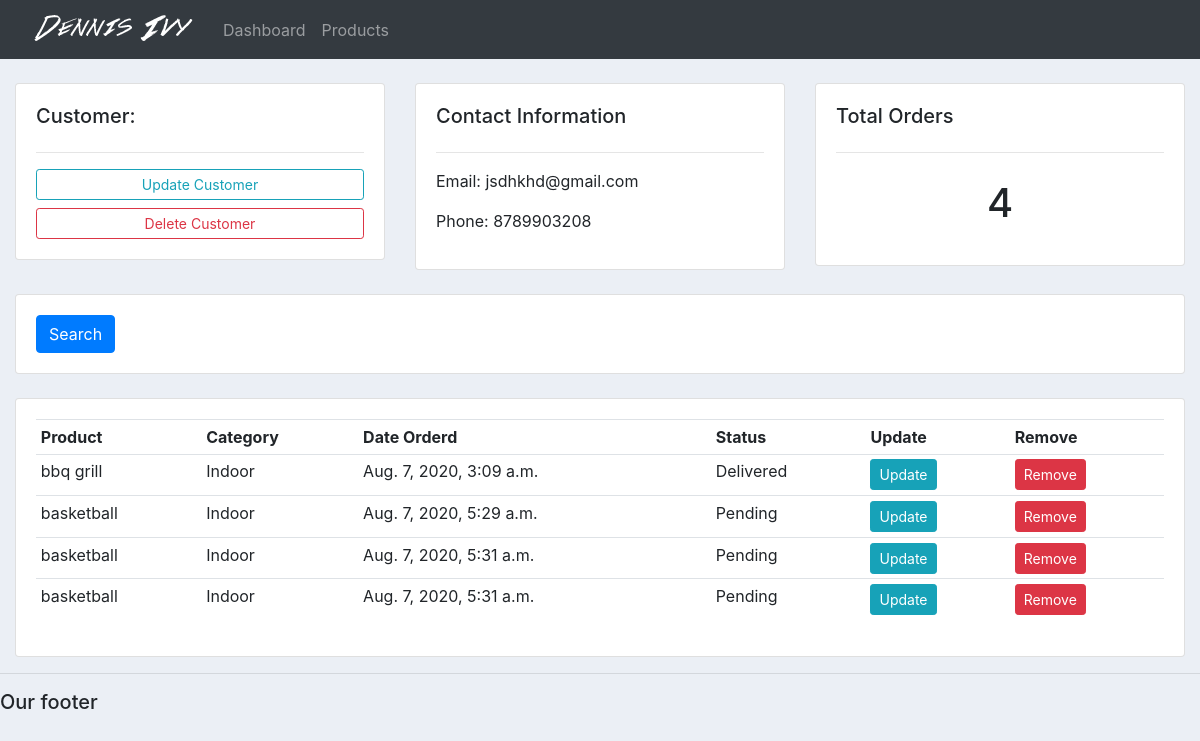
Screenshot of /customers/1/ with the database file from the repository.
### accounts/models.py (models this page shows, shortened)
class Customer(models.Model):
    name=models.CharField(max_length=200, null=True)
    phone=models.CharField(max_length=200, null=True)
    email=models.CharField(max_length=200, null=True)
    date_created=models.DateTimeField(auto_now_add=True, null=True)
    objects = models.Manager()

class Order(models.Model):
    STATUS = (
			('Pending', 'Pending'),
			('Out for delivery', 'Out for delivery'),
			('Delivered', 'Delivered'),
			)
    customer=models.ForeignKey(Customer,null=True,on_delete=models.SET_NULL)
    product=models.ForeignKey(Product,null=True,on_delete=models.SET_NULL)
    date_created=models.DateTimeField(auto_now_add=True, null=True)
    status=models.CharField(max_length=200, null=True,choices=STATUS)
    objects = models.Manager()

class Product(models.Model):
    CATEGORY = (
			('Indoor', 'Indoor'),
			('Out Door', 'Out Door'),
			)
    name=models.CharField(max_length=200, null=True)
    price=models.FloatField(null=True)
    category=models.CharField(max_length=200, null=True,choices=CATEGORY)
    description=models.CharField(max_length=200, null=True,blank=True)
    date_created=models.DateTimeField(auto_now_add=True, null=True)
    tags = models.ManyToManyField(Tag)
    objects = models.Manager()
    def __str__(self):
        return self.name

### accounts/views.py (the view)
# urls.py: path('customers/<str:pk_test>/',views.customer,name='customer'),
def customer(request,pk_test):
    customer=Customer.objects.get(id=pk_test)
    orders = customer.order_set.all()
    order_count = orders.count()
    context = {'customer':customer, 'orders':orders, 'order_count':order_count}
    return render(request,'accounts/customers.html',context)

### accounts/templates/accounts/customers.html
{%  extends 'accounts/main.html' %}
{% block content %}
	<br>
<div class="row">
	<div class="col-md">
		<div class="card card-body">
			<h5>Customer:</h5>
			<hr>
			<a class="btn btn-outline-info  btn-sm btn-block" href="">Update Customer</a>
			<a class="btn btn-outline-danger  btn-sm btn-block" href="">Delete Customer</a>
		</div>
	</div>
	<div class="col-md">
		<div class="card card-body">
			<h5>Contact Information</h5>
			<hr>
			<p>Email: {{customer.email}}</p>
			<p>Phone: {{customer.phone}}</p>
		</div>
	</div>
	<div class="col-md">
		<div class="card card-body">
			<h5>Total Orders</h5>
			<hr>
			<h1 style="text-align: center;padding: 10px">{{order_count}}</h1>
		</div>
	</div>
</div>
<br>
<div class="row">
	<div class="col">
		<div class="card card-body">
			<form method="get">
		    <button class="btn btn-primary" type="submit">Search</button>
		  </form>
		</div>
	</div>
</div>
<br>
<div class="row">
	<div class="col-md">
		<div class="card card-body">
			<table class="table table-sm">
				<tr>
					<th>Product</th>
					<th>Category</th>
					<th>Date Orderd</th>
					<th>Status</th>
					<th>Update</th>
					<th>Remove</th>
                </tr>
                {% for order in orders %}
				<tr>
					<td>{{order.product}}</td>
					<td>{{order.product.category}}</td>
					<td>{{order.date_created}}</td>
					<td>{{order.status}}</td>
					<td><a class="btn btn-sm btn-info" href="">Update</a></td>
					<td><a class="btn btn-sm btn-danger" href="">Remove</a></td>
				</tr>
				{% endfor %}
			</table>
		</div>
	</div>
</div>
{% endblock %}

### static/css/main.css (style rules this page uses)
body { background-color: #ebeff5; }

### rows the page displays
Customer: email "jsdhkhd@gmail.com", phone "8789903208"
Order: product "bbq grill", product.category "Indoor", date_created "Aug. 7, 2020, 3:09 a.m.", status "Delivered"
Order: product "basketball", product.category "Indoor", date_created "Aug. 7, 2020, 5:29 a.m.", status "Pending"
Order: product "basketball", product.category "Indoor", date_created "Aug. 7, 2020, 5:31 a.m.", status "Pending"
Order: product "basketball", product.category "Indoor", date_created "Aug. 7, 2020, 5:31 a.m.", status "Pending"

### other values shown
{{ order_count }} "4"
